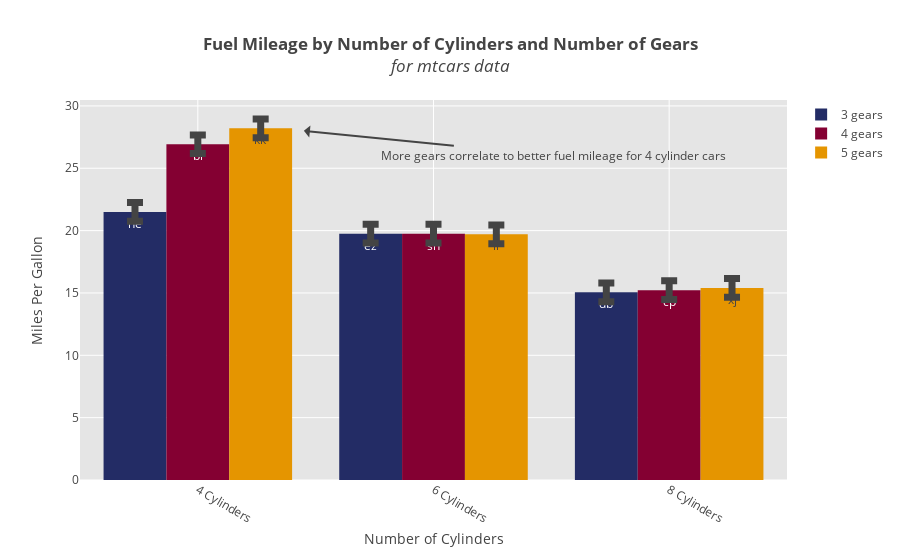

The notebook cell this image was saved under:
### Markdown cell above
Now add more detail by adding elements to `args`:

### Code cell
# add additional characteristics to graph
title = '<b>Fuel Mileage by Number of Cylinders and Number of Gears</b>'
title += '<br><i>for mtcars data</i>'
args['title'] = title
args['names'] = names
args['errors'] = errors
args['xlab'] = 'Number of Cylinders'
args['ylab'] = 'Miles Per Gallon'
args['annotations'] = [{'text':'More gears correlate to better fuel mileage for 4 cylinder cars',
                        'x':0.45, 'y':28, 'ax':250, 'ay':25, 'showarrow':True}]

fig = barplot.create_graph(**args)

### Figure 1 — Plotly figure (JSON) as saved in the notebook; plotly's stock layout.template omitted (floating-point values rounded to 4 significant figures)
{"data": [{"error_y": {"array": [0.75, 0.75, 0.75], "thickness": 7, "type": "data", "visible": true, "width": 8}, "marker": {"color": "#232C65"}, "name": "3 gears", "text": ["he", "ez", "db"], "type": "bar", "uid": "3e638e94-3993-4e66-b2e7-c243538f983c", "x": ["4 Cylinders", "6 Cylinders", "8 Cylinders"], "y": [21.5, 19.75, 15.05]}, {"error_y": {"array": [0.75, 0.75, 0.75], "thickness": 7, "type": "data", "visible": true, "width": 8}, "marker": {"color": "#840032"}, "name": "4 gears", "text": ["bl", "sh", "cp"], "type": "bar", "uid": "8f7f53ee-d792-47be-bec3-f87e75ad715a", "x": ["4 Cylinders", "6 Cylinders", "8 Cylinders"], "y": [26.93, 19.75, 15.23]}, {"error_y": {"array": [0.75, 0.75, 0.75], "thickness": 7, "type": "data", "visible": true, "width": 8}, "marker": {"color": "#E59500"}, "name": "5 gears", "text": ["kk", "il", "xj"], "type": "bar", "uid": "71f05d1e-f498-45a1-805e-c31fc1b7e139", "x": ["4 Cylinders", "6 Cylinders", "8 Cylinders"], "y": [28.2, 19.7, 15.4]}], "layout": {"annotations": [{"ax": 250, "ay": 25, "showarrow": true, "text": "More gears correlate to better fuel mileage for 4 cylinder cars", "x": 0.45, "y": 28}], "hovermode": "closest", "plot_bgcolor": "rgb(229, 229, 229)", "title": "<b>Fuel Mileage by Number of Cylinders and Number of Gears</b><br><i>for mtcars data</i>", "xaxis": {"gridcolor": "rgb(255,255,255)", "tickangle": 30, "title": "Number of Cylinders", "zerolinecolor": "rgb(255,255,255)"}, "yaxis": {"gridcolor": "rgb(255,255,255)", "title": "Miles Per Gallon", "zerolinecolor": "rgb(255,255,255)"}}}
